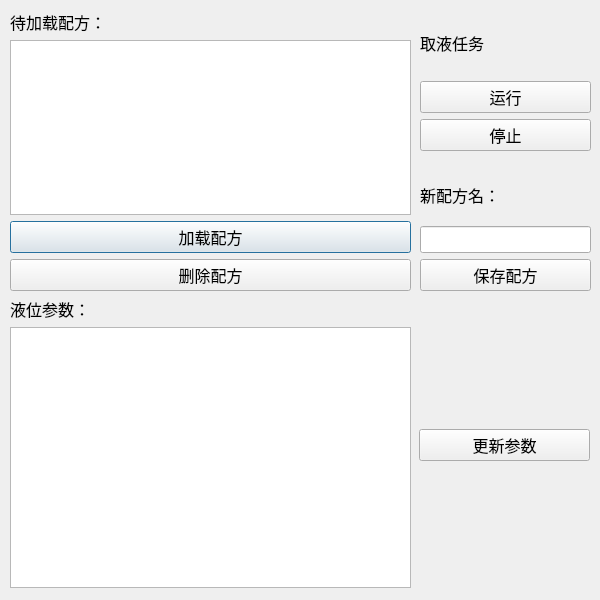
<?xml version="1.0" encoding="UTF-8"?>
<ui version="4.0">
 <class>DialogRecipeMgr</class>
 <widget class="QDialog" name="DialogRecipeMgr">
  <property name="geometry">
   <rect>
    <x>0</x>
    <y>0</y>
    <width>600</width>
    <height>600</height>
   </rect>
  </property>
  <property name="windowTitle">
   <string>Dialog</string>
  </property>
  <widget class="QWidget" name="verticalLayoutWidget">
   <property name="geometry">
    <rect>
     <x>10</x>
     <y>10</y>
     <width>401</width>
     <height>281</height>
    </rect>
   </property>
   <layout class="QVBoxLayout" name="verticalLayout">
    <item>
     <widget class="QLabel" name="labelLoad">
      <property name="font">
       <font>
        <family>Tahoma</family>
        <pointsize>12</pointsize>
       </font>
      </property>
      <property name="text">
       <string>待加载配方：</string>
      </property>
     </widget>
    </item>
    <item>
     <widget class="QTableWidget" name="tableWidgetRecipe"/>
    </item>
    <item>
     <widget class="QPushButton" name="pushButtonLoad">
      <property name="font">
       <font>
        <family>Tahoma</family>
        <pointsize>12</pointsize>
       </font>
      </property>
      <property name="text">
       <string>加载配方</string>
      </property>
     </widget>
    </item>
    <item>
     <widget class="QPushButton" name="pushButtonDelete">
      <property name="font">
       <font>
        <family>Tahoma</family>
        <pointsize>12</pointsize>
       </font>
      </property>
      <property name="text">
       <string>删除配方</string>
      </property>
     </widget>
    </item>
   </layout>
  </widget>
  <widget class="QWidget" name="verticalLayoutWidget_2">
   <property name="geometry">
    <rect>
     <x>420</x>
     <y>170</y>
     <width>171</width>
     <height>121</height>
    </rect>
   </property>
   <layout class="QVBoxLayout" name="verticalLayout_2">
    <item>
     <widget class="QLabel" name="labelSave">
      <property name="font">
       <font>
        <family>Tahoma</family>
        <pointsize>12</pointsize>
       </font>
      </property>
      <property name="text">
       <string>新配方名：</string>
      </property>
     </widget>
    </item>
    <item>
     <widget class="QLineEdit" name="lineEditSave">
      <property name="font">
       <font>
        <family>Tahoma</family>
        <pointsize>12</pointsize>
       </font>
      </property>
     </widget>
    </item>
    <item>
     <widget class="QPushButton" name="pushButtonSave">
      <property name="font">
       <font>
        <family>Tahoma</family>
        <pointsize>12</pointsize>
       </font>
      </property>
      <property name="text">
       <string>保存配方</string>
      </property>
     </widget>
    </item>
   </layout>
  </widget>
  <widget class="QWidget" name="verticalLayoutWidget_3">
   <property name="geometry">
    <rect>
     <x>420</x>
     <y>10</y>
     <width>171</width>
     <height>141</height>
    </rect>
   </property>
   <layout class="QVBoxLayout" name="verticalLayout_3">
    <item>
     <widget class="QLabel" name="labelRuntime">
      <property name="font">
       <font>
        <family>Tahoma</family>
        <pointsize>12</pointsize>
       </font>
      </property>
      <property name="text">
       <string>取液任务</string>
      </property>
     </widget>
    </item>
    <item>
     <widget class="QPushButton" name="pushButtonRun">
      <property name="font">
       <font>
        <family>Tahoma</family>
        <pointsize>12</pointsize>
       </font>
      </property>
      <property name="text">
       <string>运行</string>
      </property>
     </widget>
    </item>
    <item>
     <widget class="QPushButton" name="pushButtonStop">
      <property name="font">
       <font>
        <family>Tahoma</family>
        <pointsize>12</pointsize>
       </font>
      </property>
      <property name="text">
       <string>停止</string>
      </property>
     </widget>
    </item>
   </layout>
  </widget>
  <widget class="QWidget" name="verticalLayoutWidget_4">
   <property name="geometry">
    <rect>
     <x>10</x>
     <y>297</y>
     <width>401</width>
     <height>291</height>
    </rect>
   </property>
   <layout class="QVBoxLayout" name="verticalLayout_4">
    <item>
     <widget class="QLabel" name="labelParams">
      <property name="font">
       <font>
        <family>Tahoma</family>
        <pointsize>12</pointsize>
       </font>
      </property>
      <property name="text">
       <string>液位参数：</string>
      </property>
     </widget>
    </item>
    <item>
     <widget class="QTableWidget" name="tableWidgetParams"/>
    </item>
   </layout>
  </widget>
  <widget class="QWidget" name="verticalLayoutWidget_5">
   <property name="geometry">
    <rect>
     <x>419</x>
     <y>300</y>
     <width>171</width>
     <height>291</height>
    </rect>
   </property>
   <layout class="QVBoxLayout" name="verticalLayout_5">
    <item>
     <widget class="QPushButton" name="pushButtonUpdateParams">
      <property name="font">
       <font>
        <family>Tahoma</family>
        <pointsize>12</pointsize>
       </font>
      </property>
      <property name="text">
       <string>更新参数</string>
      </property>
     </widget>
    </item>
   </layout>
  </widget>
 </widget>
 <resources/>
 <connections/>
</ui>
